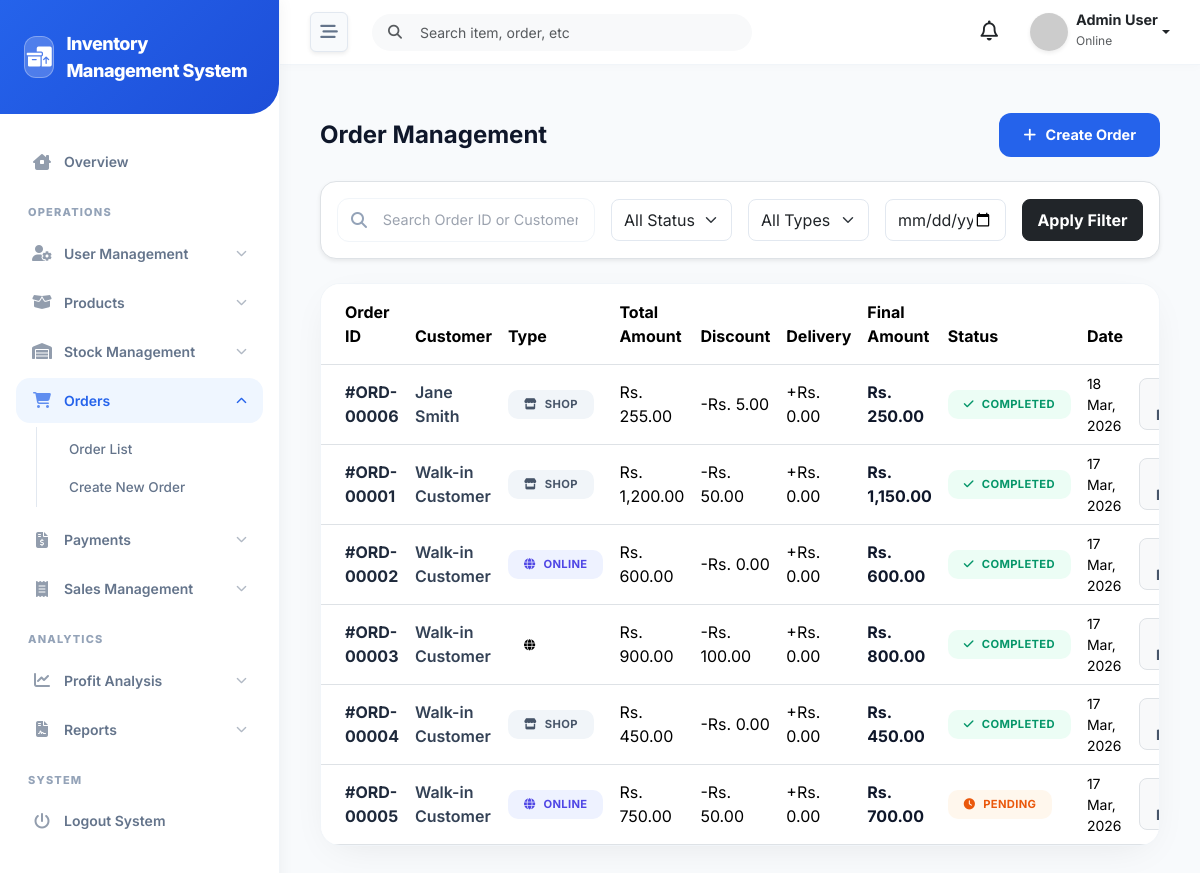
The app's page /admin/orders/index.php (signed in) with its own data.
### tables this page shows
CREATE TABLE `orders` (
  `id` int(11) NOT NULL,
  `customer_id` int(11) DEFAULT NULL,
  `created_by` int(11) DEFAULT NULL,
  `order_type` enum('shop','online') DEFAULT 'shop',
  `total_amount` decimal(10,2) DEFAULT NULL,
  `discount` decimal(10,2) DEFAULT 0.00,
  `delivery_charges` decimal(10,2) DEFAULT 0.00,
  `final_amount` decimal(10,2) DEFAULT NULL,
  `status` enum('pending','completed','cancelled') DEFAULT 'pending',
  `created_at` timestamp NOT NULL DEFAULT current_timestamp(),
  `updated_at` timestamp NOT NULL DEFAULT current_timestamp() ON UPDATE current_timestamp()
);

CREATE TABLE `customers` (
  `id` int(11) NOT NULL,
  `name` varchar(255) NOT NULL,
  `email` varchar(255) DEFAULT NULL,
  `phone` varchar(20) DEFAULT NULL,
  `address` text DEFAULT NULL,
  `created_at` timestamp NOT NULL DEFAULT current_timestamp()
);

### core/functions.php (called while the page is built, shortened)
<?php
function format_price($amount) {
    return "Rs. " . number_format($amount, 2);
}

### admin/orders/index.php (the view, shortened to what this page needs)
<?php
require_once __DIR__ . '/../../config/db.php';
require_once __DIR__ . '/../../core/functions.php';
$page_title = "Order Management";
$search = isset($_GET['search']) ? sanitize($_GET['search']) : '';
$date_filter = isset($_GET['date']) ? sanitize($_GET['date']) : '';
$query = "SELECT o.*, c.name as customer_name
          FROM orders o
          LEFT JOIN customers c ON o.customer_id = c.id
          WHERE 1=1";
$params = [];
$query .= " ORDER BY o.created_at DESC";
try {
    $stmt = $pdo->prepare($query);
    $stmt->execute($params);
    $orders = $stmt->fetchAll();
} catch (PDOException $e) {
    $orders = [];
}
include '../../includes/header.php';
include '../../includes/sidebar.php';
include '../../includes/navbar.php';
?>
<div class="px-3 py-4">
    <div class="d-flex align-items-center justify-content-between mb-4">
        <h1 class="h4 fw-bold text-slate-900 mb-0"><?= $page_title ?></h1>
        <a href="create.php" class="btn-create px-4">
            <i class="fa-solid fa-plus"></i>
            <span>Create Order</span>
        </a>
    </div>
    <div class="bg-white p-3 rounded-4 border border-slate-100 shadow-sm mb-4">
        <form method="GET" class="row g-3 align-items-center">
            <div class="col-lg-4">
                <div class="search-wrapper">
                    <i class="fa-solid fa-magnifying-glass search-icon"></i>
                    <input type="text" name="search" class="search-input" placeholder="Search Order ID or Customer..." value="<?= htmlspecialchars($search) ?>">
                </div>
            </div>
            <div class="col-lg-2">
                <select name="status" class="form-select border-slate-200 rounded-3 py-2">
                    <option value="">All Statuses</option>
                </select>
            </div>
            <div class="col-lg-2">
                <select name="type" class="form-select border-slate-200 rounded-3 py-2">
                    <option value="">All Types</option>
                </select>
            </div>
            <div class="col-lg-2">
                <input type="date" name="date" class="form-control border-slate-200 rounded-3 py-2" value="<?= htmlspecialchars($date_filter) ?>">
            </div>
            <div class="col-lg-2">
                <button type="submit" class="btn btn-dark w-100 py-2 rounded-3 fw-bold">Apply Filter</button>
            </div>
        </form>
    </div>
    <div class="table-container">
        <div class="table-responsive">
            <table class="table mb-0 align-middle">
                <thead>
                    <tr class="bg-slate-50">
                        <th class="ps-4 py-3">Order ID</th>
                        <th class="py-3">Customer</th>
                        <th class="py-3">Type</th>
                        <th class="py-3">Total Amount</th>
                        <th class="py-3">Discount</th>
                        <th class="py-3">Delivery</th>
                        <th class="py-3">Final Amount</th>
                        <th class="py-3">Status</th>
                        <th class="py-3">Date</th>
                        <th class="text-end pe-4 py-3">Actions</th>
                    </tr>
                </thead>
                <tbody>
                    <?php if (!empty($orders)): ?>
                        <?php foreach ($orders as $order): ?>
                            <tr>
                                <td class="ps-4">
                                    <span class="fw-bold text-slate-800">#ORD-<?= str_pad($order['id'], 5, '0', STR_PAD_LEFT) ?></span>
                                </td>
                                <td>
                                    <div class="fw-semibold text-slate-700"><?= htmlspecialchars($order['customer_name'] ?? 'Walk-in Customer') ?></div>
                                </td>
                                <td>
                                    <span class="status-badge badge-<?= $order['order_type'] ?>">
                                        <i class="fa-solid <?= $order['order_type'] == 'shop' ? 'fa-store' : 'fa-globe' ?>"></i>
                                        <?= ucfirst($order['order_type']) ?>
                                    </span>
                                </td>
                                <td><?= format_price($order['total_amount']) ?></td>
                                <td class="text-rose-600">-<?= format_price($order['discount']) ?></td>
                                <td class="text-indigo-600">+<?= format_price($order['delivery_charges']) ?></td>
                                <td>
                                    <div class="fw-bold text-slate-900"><?= format_price($order['final_amount']) ?></div>
                                </td>
                                <td>
                                    <span class="status-badge badge-<?= $order['status'] ?>">
                                        <i class="fa-solid <?= $order['status'] == 'completed' ? 'fa-check' : ($order['status'] == 'pending' ? 'fa-clock' : 'fa-xmark') ?>"></i>
                                        <?= ucfirst($order['status']) ?>
                                    </span>
                                </td>
                                <td class="small text-slate-500">
                                    <?= date('d M, Y', strtotime($order['created_at'])) ?>
                                </td>
                                <td class="text-end pe-4">
                                    <div class="d-flex gap-2 justify-content-end">
                                        <a href="view.php?id=<?= $order['id'] ?>" class="btn btn-light btn-sm rounded-3 px-3 border fw-bold text-slate-600">
                                        </a>
                                    </div>
                                </td>
                            </tr>
                        <?php endforeach; ?>
                    <?php endif; ?>
                </tbody>
            </table>
        </div>
    </div>
</div>
<?php include '../../includes/footer.php'; ?>

### records on screen
orders: id "00006", customers.name "Jane Smith", order_type "SHOP", total_amount "Rs. 255.00", discount "Rs. 5.00", delivery_charges "Rs. 0.00", final_amount "Rs. 250.00", status "COMPLETED", created_at "18 Mar, 2026"
orders: id "00001", customer_name "Walk-in Customer", order_type "SHOP", total_amount "Rs. 1,200.00", discount "Rs. 50.00", delivery_charges "Rs. 0.00", final_amount "Rs. 1,150.00", status "COMPLETED", created_at "17 Mar, 2026"
orders: id "00002", customer_name "Walk-in Customer", order_type "ONLINE", total_amount "Rs. 600.00", discount "Rs. 0.00", delivery_charges "Rs. 0.00", final_amount "Rs. 600.00", status "COMPLETED", created_at "17 Mar, 2026"
orders: id "00003", customer_name "Walk-in Customer", total_amount "Rs. 900.00", discount "Rs. 100.00", delivery_charges "Rs. 0.00", final_amount "Rs. 800.00", status "COMPLETED", created_at "17 Mar, 2026"
orders: id "00004", customer_name "Walk-in Customer", order_type "SHOP", total_amount "Rs. 450.00", discount "Rs. 0.00", delivery_charges "Rs. 0.00", final_amount "Rs. 450.00", status "COMPLETED", created_at "17 Mar, 2026"
orders: id "00005", customer_name "Walk-in Customer", order_type "ONLINE", total_amount "Rs. 750.00", discount "Rs. 50.00", delivery_charges "Rs. 0.00", final_amount "Rs. 700.00", status "PENDING", created_at "17 Mar, 2026"

### other values on screen
APP_NAME "Inventory Management System"
$user_name "Admin User"
$page_title "Order Management"
